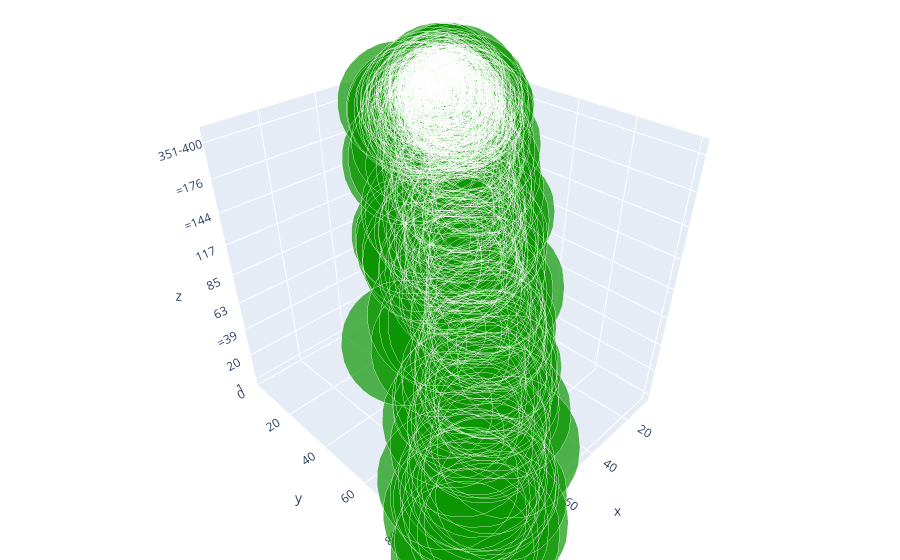

This figure's notebook cell:
### Code cell
trace1 = go.Scatter3d(
               x=dataframe.teaching,  
               y=dataframe.research,    
               z=dataframe.world_rank,  
               mode='markers',          
               marker=dict(
               size=dataframe.citations, 
               color='rgb(12,150,2.5)',   
    )
)
data = [trace1] 

layout = go.Layout(
    margin=dict( #Margins are set.
        l=0,
        r=0,
        b=0,
        t=0       
    )
    
)
fig = go.Figure(data=data, layout=layout) 
iplot(fig)

### Figure 1 — Plotly figure (JSON) as saved in the notebook; plotly's stock layout.template omitted (floating-point values rounded to 4 significant figures; data arrays with more than 128 entries replaced by an {"elided": "..."} marker saying what was removed)
{"data": [{"marker": {"color": "rgb(12,150,2.5)", "size": {"elided": "800 float values"}}, "mode": "markers", "type": "scatter3d", "x": {"elided": "800 float values"}, "y": {"elided": "800 float values"}, "z": {"elided": "800 str values"}}], "layout": {"margin": {"b": 0, "l": 0, "r": 0, "t": 0}}}
